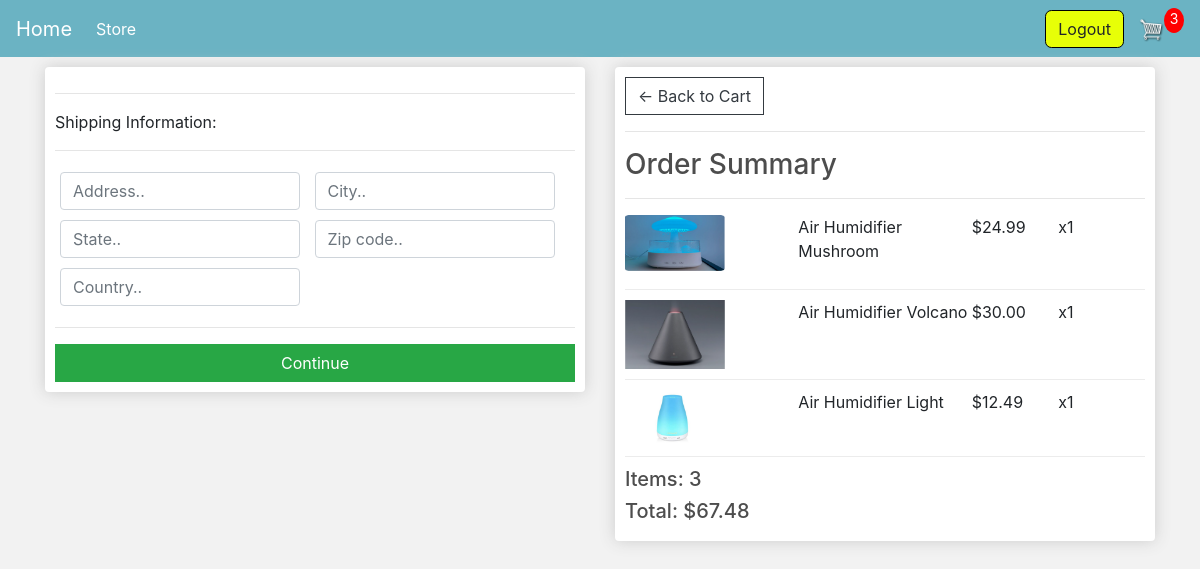
/checkout/ (signed in), run on the app's committed database.
### store/models.py (models this page shows, shortened)
class Order(models.Model):
    customer = models.ForeignKey(Customer, on_delete=models.SET_NULL, blank=True, null=True)
    date_ordered = models.DateTimeField(auto_now_add=True)
    complete = models.BooleanField(default=False, null = True, blank = False)
    transaction_id = models.CharField(max_length = 200, null=True)
    @property
    def shipping(self):
        shipping = False
        orderitems = self.orderitem_set.all()
        for i in orderitems :
            if i.product.digital == False:
                shipping = True
        return shipping
    @property
    def get_cart_total(self):
        orderitems = self.orderitem_set.all()
        total = sum([item.get_total for item in orderitems])
        return total
    def get_cart_items(self):
        orderitems = self.orderitem_set.all()
        total = sum([item.quantity for item in orderitems])
        return total

class OrderItem(models.Model):
    product = models.ForeignKey(Product, on_delete=models.SET_NULL, blank=True, null=True)
    order = models.ForeignKey(Order, on_delete=models.SET_NULL, blank=True, null=True)
    quantity = models.IntegerField(default=0, null=True, blank=True)
    date_added = models.DateTimeField(auto_now_add=True)
    @property
    def get_total(self):
        total = self.product.price * self.quantity
        return total

class Product(models.Model):
    name = models.CharField(max_length=200, null=True)
    price = models.DecimalField(max_digits=8, decimal_places=2)
    digital = models.BooleanField(default=False, null = True, blank = False) # might change blank and null again
    image =  models.ImageField(null=True, blank=True)
    @property
    def imageURL(self):
        try:
            url = self.image.url
        except:
            url = ''
        return url

### store/views.py (the view)
# urls.py: path('checkout/', views.checkout, name='checkout'),
def checkout(request):
    data = cartData(request)
    cartItems = data['cartItems']
    order = data['order']
    items = data['items']
    context = {'items' : items, 'order' : order, 'cartItems':cartItems}
    return render(request, 'store/checkout.html', context)

### store/utils.py (called while the page is built)
def cartData(request):
    if request.user.is_authenticated :
        customer = request.user.customer
        order, created = Order.objects.get_or_create(customer=customer, complete=False)
        items = order.orderitem_set.all()
        cartItems = order.get_cart_items
    else :
        cookieData = cookieCart(request)
        cartItems = cookieData['cartItems']
        order = cookieData['order']
        items = cookieData['items']
    return {'cartItems':cartItems, 'order':order, 'items':items}

### store/templates/store/checkout.html (shortened to what this page needs)
{% extends 'store/main.html' %}
{% load static %}
{% block content %}
<div class="row">
    <div class="col-lg-6">
        <div class="box-element" id="form-wrapper">
            <form id="form">
                <div id="shipping-info">
                    <hr>
                    <p>Shipping Information:</p>
                    <hr>
                    <div class="form-field">
                        <input class="form-control" type="text" name="address" placeholder="Address..">
                    </div>
                    <div class="form-field">
                        <input class="form-control" type="text" name="city" placeholder="City..">
                    </div>
                    <div class="form-field">
                        <input class="form-control" type="text" name="state" placeholder="State..">
                    </div>
                    <div class="form-field">
                        <input class="form-control" type="text" name="zipcode" placeholder="Zip code..">
                    </div>
                    <div class="form-field">
                        <input class="form-control" type="text" name="country" placeholder="Country..">
                    </div>
                </div>
                <hr>
                <input id="form-button" class="btn btn-success btn-block" type="submit" value="Continue">
            </form>
        </div>
        <br>
    </div>
    <div class="col-lg-6">
        <div class="box-element">
            <a  class="btn btn-outline-dark" href="{% url 'cart' %}">&#x2190; Back to Cart</a>
            <hr>
            <h3>Order Summary</h3>
            <hr>
            {% for item in items %}
            <div class="cart-row">
                <div style="flex:2"><img class="row-image" src="{{item.product.imageURL}}"></div>
                <div style="flex:2"><p>{{item.product.name}}</p></div>
                <div style="flex:1"><p>${{item.product.price}}</p></div>
                <div style="flex:1"><p>x{{item.quantity}}</p></div>
            </div>
            {% endfor %}
            <h5>Items: {{order.get_cart_items}}</h5>
            <h5>Total: ${{order.get_cart_total|floatformat:2}}</h5>
        </div>
    </div>
</div>
{% endblock content %}

### store/templates/store/main.html (shortened to what this page needs)
<!DOCTYPE html>
{% load static %}
<html lang="en">
<head>
	<link rel="stylesheet" href="https://stackpath.bootstrapcdn.com/bootstrap/4.4.1/css/bootstrap.min.css">
	<link rel="stylesheet" type="text/css" href="{% static 'css/main.css' %}">
</head>
<body>
    <nav class="navbar navbar-expand-lg navbar-dark bg-dark">
        <a class="navbar-brand" href="{% url 'home' %}">Home</a>
        <div class="collapse navbar-collapse" id="navbarSupportedContent">
            <ul class="navbar-nav mr-auto">
                <li class="nav-item active">
                <a class="nav-link" href="{% url 'store' %}">Store <span class="sr-only">(current)</span></a>
                </li>
            </ul>
            <div class="form-inline my-2 my-lg-0">
                {% if user.is_authenticated %}
                    <a href="{% url 'logout' %}"class="btn btn-warning animation2">Logout</a>
                {% else %}
                    <a href="{% url 'login' %}"class="btn btn-warning animation2" style="margin:0.5em">Login</a>
                    <a href="{% url 'register' %}"class="btn btn-warning animation2" style="margin:0.5em">Register</a>
                {% endif %}
                <a class="animation1" href="{% url 'cart' %}">
                    <img id="cart-icon" src="{% static 'images/cart.png' %}">
                </a>
                <p id="cart-total">{{cartItems}}</p>
            </div>
        </div>
      </nav>
    <div class="container">
        {% block content %}
        {% endblock content %}
    </div>
</body>
</html>

### static/css/main.css (style rules this page uses)
body { background-color: hsl(0, 0%, 95%); }
h1,h2,h3,h4,h5,h6 { color:hsl(0, 0%, 30%); }
.box-element { box-shadow:hsl(0, 0%, 80%) 0 0 16px; background-color: #fff; border-radius: 4px; padding: 10px; }
.bg-dark { background-color: #6bb3c3!important; }
#cart-icon { width:25px; display: inline-block; margin-left: 15px; }
#cart-total { display: block; text-align: center; color:#fff; background-color: red; width: 20px; height: 25px; border-radius: 50%; font-size: 14px; }
.col-lg-4, .col-lg-6, .col-lg-8, .col-lg-12 { margin-top: 10px; }
.btn { border-radius: 0; }
.row-image { width: 100px; }
.form-field { width:250px; display: inline-block; padding: 5px; }
.cart-row { display: flex; align-items: flex-stretch; padding-bottom: 10px; margin-bottom: 10px; border-bottom: 1px solid #ececec; }
.btn-warning { background-color: #e7ff07; border-color: #000000; border-radius: 0.4em; }
.animation1 img { transition: all 0.5s ease; }
.animation2 { transition: all 0.2s ease; }

### data on the page
Order: id.quantity "3", get_cart_items "3", get_cart_total "67.48"
OrderItem: product.imageURL (picture), product.name "Air Humidifier Mushroom", product.price "24.99", quantity "1"
OrderItem: product.imageURL (picture), product.name "Air Humidifier Volcano", product.price "30.00", quantity "1"
OrderItem: product.imageURL (picture), product.name "Air Humidifier Light", product.price "12.49", quantity "1"
